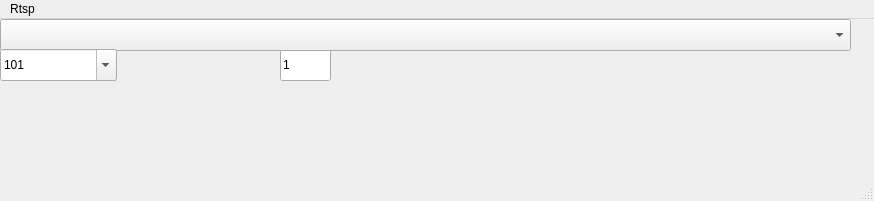
<?xml version="1.0" encoding="UTF-8"?>
<ui version="4.0">
 <class>MainWindow</class>
 <widget class="QMainWindow" name="MainWindow">
  <property name="geometry">
   <rect>
    <x>0</x>
    <y>0</y>
    <width>874</width>
    <height>201</height>
   </rect>
  </property>
  <property name="windowTitle">
   <string>HikRtsp</string>
  </property>
  <widget class="QWidget" name="centralwidget">
   <widget class="QLineEdit" name="TxtTrackID">
    <property name="geometry">
     <rect>
      <x>280</x>
      <y>30</y>
      <width>51</width>
      <height>32</height>
     </rect>
    </property>
    <property name="text">
     <string>1</string>
    </property>
   </widget>
   <widget class="QComboBox" name="comboBoxUris">
    <property name="geometry">
     <rect>
      <x>0</x>
      <y>0</y>
      <width>851</width>
      <height>32</height>
     </rect>
    </property>
   </widget>
   <widget class="QComboBox" name="comboBoxChanel">
    <property name="geometry">
     <rect>
      <x>0</x>
      <y>30</y>
      <width>117</width>
      <height>32</height>
     </rect>
    </property>
    <property name="editable">
     <bool>true</bool>
    </property>
    <item>
     <property name="text">
      <string>101</string>
     </property>
    </item>
    <item>
     <property name="text">
      <string>102</string>
     </property>
    </item>
    <item>
     <property name="text">
      <string>103</string>
     </property>
    </item>
    <item>
     <property name="text">
      <string>104</string>
     </property>
    </item>
   </widget>
  </widget>
  <widget class="QMenuBar" name="menubar">
   <property name="geometry">
    <rect>
     <x>0</x>
     <y>0</y>
     <width>874</width>
     <height>29</height>
    </rect>
   </property>
   <widget class="QMenu" name="menuRtsp">
    <property name="title">
     <string>Rtsp</string>
    </property>
    <widget class="QMenu" name="menuManual">
     <property name="title">
      <string>Manual</string>
     </property>
     <addaction name="actionDESC_no_DIGEST"/>
     <addaction name="actionDESCRI"/>
     <addaction name="actionOPTION"/>
     <addaction name="actionSETUP_URL"/>
     <addaction name="actionSETUP"/>
     <addaction name="actionPLAY"/>
     <addaction name="actionTEARDOWN"/>
    </widget>
    <addaction name="actionPlay"/>
    <addaction name="menuManual"/>
    <addaction name="actionAuthor"/>
    <addaction name="actiontest"/>
    <addaction name="actionSettings"/>
   </widget>
   <addaction name="menuRtsp"/>
  </widget>
  <widget class="QStatusBar" name="statusbar"/>
  <action name="actionPlay">
   <property name="text">
    <string>Play</string>
   </property>
  </action>
  <action name="actionDESCRI">
   <property name="text">
    <string>DESCRI</string>
   </property>
  </action>
  <action name="actionSETUP_URL">
   <property name="enabled">
    <bool>true</bool>
   </property>
   <property name="text">
    <string>SETUP_URL</string>
   </property>
   <property name="visible">
    <bool>true</bool>
   </property>
  </action>
  <action name="actionSETUP">
   <property name="text">
    <string>SETUP</string>
   </property>
  </action>
  <action name="actionPLAY">
   <property name="text">
    <string>PLAY</string>
   </property>
  </action>
  <action name="actionOPTION">
   <property name="text">
    <string>OPTION</string>
   </property>
  </action>
  <action name="actiontest">
   <property name="text">
    <string>test</string>
   </property>
  </action>
  <action name="actionAuthor">
   <property name="text">
    <string>Author</string>
   </property>
  </action>
  <action name="actionTEARDOWN">
   <property name="text">
    <string>TEARDOWN</string>
   </property>
  </action>
  <action name="actionDESC_no_DIGEST">
   <property name="text">
    <string>DESC no DIGEST</string>
   </property>
  </action>
  <action name="actionSettings">
   <property name="text">
    <string>Settings</string>
   </property>
  </action>
 </widget>
 <resources/>
 <connections/>
</ui>
